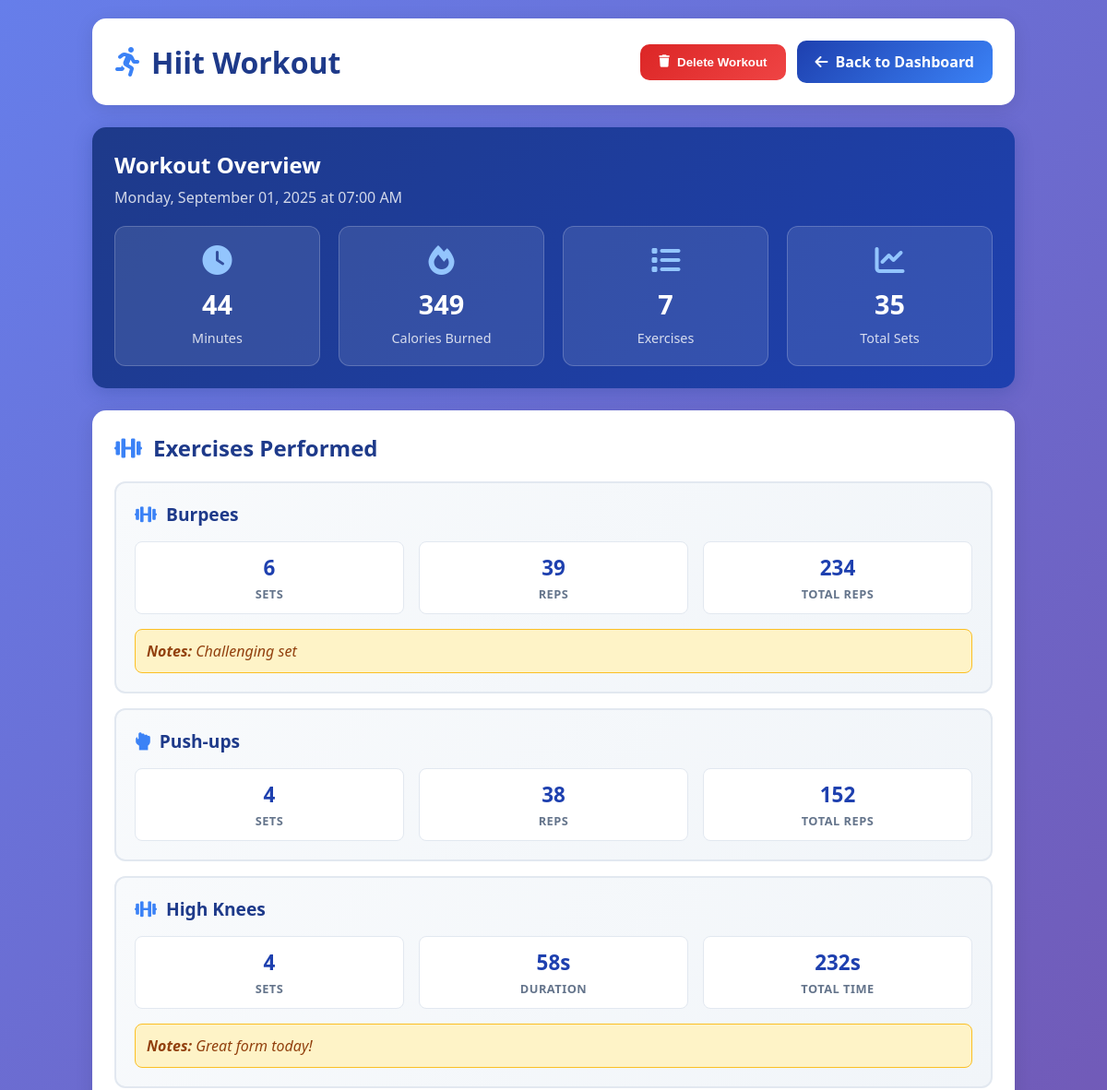
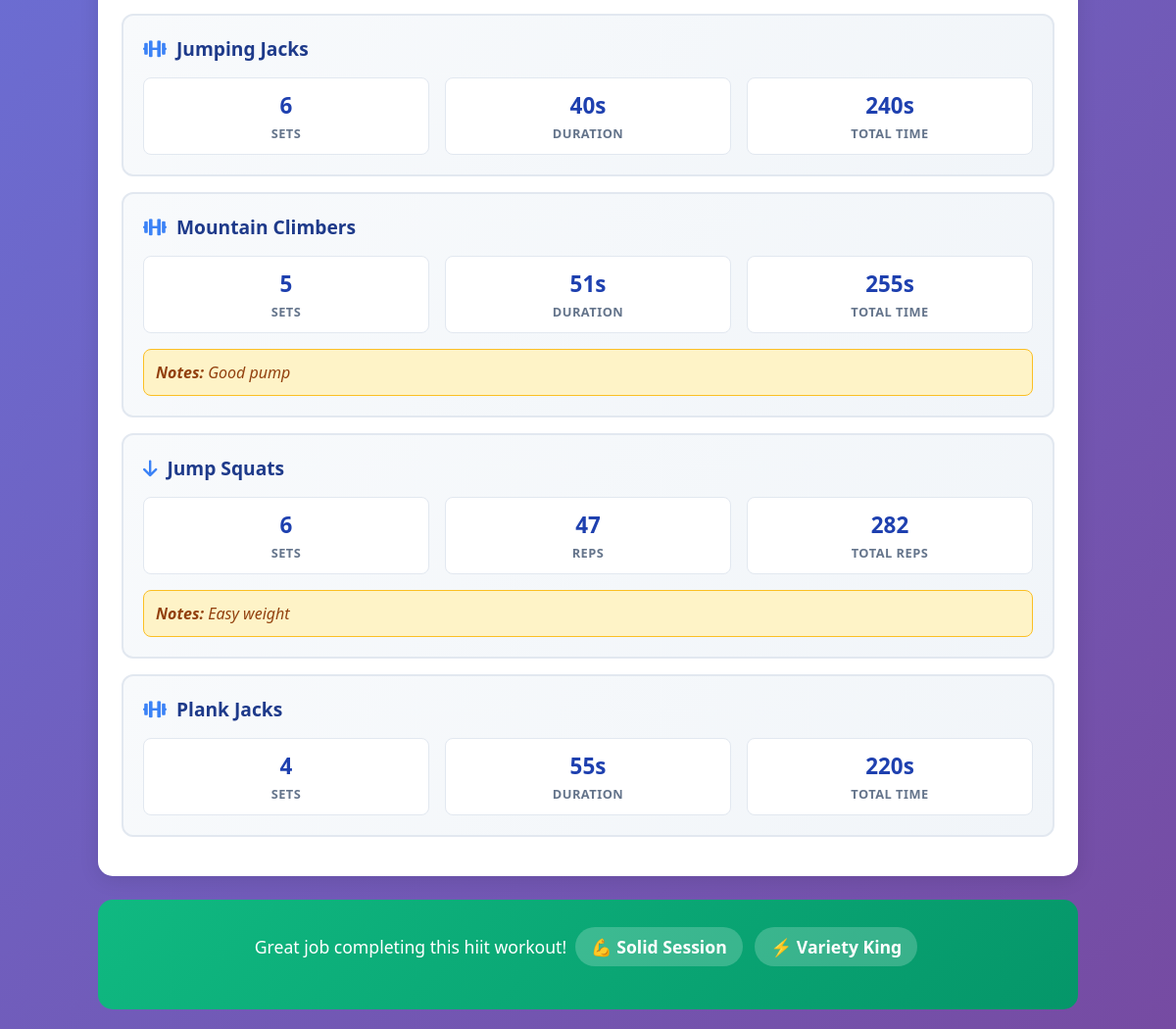
Screenshot of /workout-details/1 (signed in) with the database file from the repository (2 pictures, top to bottom).
### tables this page shows
CREATE TABLE "Workouts" (
                workout_id INTEGER PRIMARY KEY AUTOINCREMENT,
                user_id INTEGER NOT NULL,
                workout_type TEXT NOT NULL,
                start_time DATETIME,
                end_time DATETIME,
                duration_min INTEGER,
                calories_burned INTEGER,
                FOREIGN KEY (user_id) REFERENCES Users(user_id)
            );

CREATE TABLE `Exercises`(`exercise_id` TEXT, `workout_id` TEXT, `exercise_name` TEXT, `sets` TEXT, `reps` TEXT, `weight_kg` TEXT, `notes` TEXT);

### main.py (the view)
@app.route('/workout-details/<int:workout_id>')
def workout_details(workout_id):
    if 'user_id' not in session:
        return redirect(url_for('login'))
    conn = get_db_connection()
    user_id = session['user_id']
    workout = conn.execute(
        'SELECT * FROM Workouts WHERE workout_id = ? AND user_id = ?',
        (workout_id, user_id)
    ).fetchone()
    if not workout:
        conn.close()
        return redirect(url_for('dashboard'))
    workout_dict = dict(workout)
    if workout_dict['start_time']:
        try:
            from datetime import datetime
            workout_dict['start_time'] = datetime.strptime(workout_dict['start_time'], '%Y-%m-%d %H:%M:%S')
        except (ValueError, TypeError):
            workout_dict['start_time'] = None
    workout_dict['duration_min'] = int(workout_dict['duration_min']) if workout_dict['duration_min'] else 0
    workout_dict['calories_burned'] = int(workout_dict['calories_burned']) if workout_dict['calories_burned'] else 0
    exercises = []
    try:
        exercises_raw = conn.execute(
            'SELECT * FROM Exercises WHERE workout_id = ? ORDER BY exercise_id',
            (workout_id,)
        ).fetchall()
        exercises = [dict(exercise) for exercise in exercises_raw]
        for exercise in exercises:
            exercise['sets'] = int(exercise['sets']) if exercise['sets'] else 0
            exercise['reps'] = int(exercise['reps']) if exercise['reps'] else 0
            exercise['weight_kg'] = float(exercise['weight_kg']) if exercise['weight_kg'] else 0.0
    except sqlite3.OperationalError:
        exercises = []
    conn.close()
    return render_template('workout-details.html', workout=workout_dict, exercises=exercises)

### main.py (called while the page is built)
def get_db_connection():
    conn = sqlite3.connect('database/data_source.db')
    conn.row_factory = sqlite3.Row
    return conn

### templates/workout-details.html (shortened to what this page needs)
<!DOCTYPE html>
<html lang="en">
<head>
    <link rel="stylesheet" href="https://cdnjs.cloudflare.com/ajax/libs/font-awesome/6.0.0/css/all.min.css">
</head>
<body>
    <div class="container">
        <div class="header">
            <h1 class="workout-title">
                <i class="fas fa-{% if workout.workout_type == 'cardio' %}heartbeat{% elif workout.workout_type == 'strength' %}dumbbell{% elif workout.workout_type == 'flexibility' %}leaf{% else %}running{% endif %}"></i>
                {{ workout.workout_type|title }} Workout
            </h1>
            <div class="header-actions">
                <button id="deleteWorkout" class="delete-btn" onclick="confirmDelete({{ workout.workout_id }})">
                    <i class="fas fa-trash"></i>
                    Delete Workout
                </button>
                <a href="/dashboard" class="back-btn">
                    <i class="fas fa-arrow-left"></i>
                    Back to Dashboard
                </a>
            </div>
        </div>
        <div class="workout-overview">
            <h2 style="margin-bottom: 8px;">Workout Overview</h2>
            <p style="opacity: 0.8; margin-bottom: 0;">
                {{ workout.start_time.strftime('%A, %B %d, %Y at %I:%M %p') if workout.start_time else 'Date not available' }}
            </p>
            <div class="overview-grid">
                <div class="overview-card">
                    <i class="fas fa-clock"></i>
                    <div class="overview-value">{{ workout.duration_min }}</div>
                    <div class="overview-label">Minutes</div>
                </div>
                {% if workout.calories_burned and workout.calories_burned > 0 %}
                <div class="overview-card">
                    <i class="fas fa-fire"></i>
                    <div class="overview-value">{{ workout.calories_burned }}</div>
                    <div class="overview-label">Calories Burned</div>
                </div>
                {% endif %}
                <div class="overview-card">
                    <i class="fas fa-list"></i>
                    <div class="overview-value">{{ exercises|length }}</div>
                    <div class="overview-label">Exercises</div>
                </div>
                <div class="overview-card">
                    <i class="fas fa-chart-line"></i>
                    <div class="overview-value">
                        {% if exercises %}
                            {{ exercises|sum(attribute='sets')|int }}
                        {% else %}
                            0
                        {% endif %}
                    </div>
                    <div class="overview-label">Total Sets</div>
                </div>
            </div>
        </div>
        <div class="exercises-section">
            <h2 class="section-title">
                <i class="fas fa-dumbbell"></i>
                Exercises Performed
            </h2>
            {% if exercises %}
                {% for exercise in exercises %}
                <div class="exercise-card">
                    <div class="exercise-header">
                        <h3 class="exercise-name">
                            <i class="fas fa-{% if 'push' in exercise.exercise_name.lower() %}hand-rock{% elif 'squat' in exercise.exercise_name.lower() %}arrow-down{% elif 'bench' in exercise.exercise_name.lower() %}bed{% else %}dumbbell{% endif %}"></i>
                            {{ exercise.exercise_name }}
                        </h3>
                    </div>
                    <div class="exercise-stats">
                        <div class="stat-item">
                            <div class="stat-value">{{ exercise.sets }}</div>
                            <div class="stat-label">Sets</div>
                        </div>
                        {% if 'plank' in exercise.exercise_name.lower() or 'treadmill' in exercise.exercise_name.lower() or 'cycling' in exercise.exercise_name.lower() or 'elliptical' in exercise.exercise_name.lower() or 'rowing' in exercise.exercise_name.lower() or 'stair' in exercise.exercise_name.lower() or 'rope' in exercise.exercise_name.lower() or 'climber' in exercise.exercise_name.lower() or 'knees' in exercise.exercise_name.lower() or 'fold' in exercise.exercise_name.lower() or 'dog' in exercise.exercise_name.lower() or 'pose' in exercise.exercise_name.lower() or 'twist' in exercise.exercise_name.lower() or 'stretch' in exercise.exercise_name.lower() or 'walk' in exercise.exercise_name.lower() or 'crawl' in exercise.exercise_name.lower() or 'ropes' in exercise.exercise_name.lower() or 'jacks' in exercise.exercise_name.lower() %}
                        <div class="stat-item">
                            <div class="stat-value">
                                {% if exercise.reps >= 60 %}
                                    {{ (exercise.reps // 60) }}:{{ '%02d'|format(exercise.reps % 60) }}
                                {% else %}
                                    {{ exercise.reps }}s
                                {% endif %}
                            </div>
                            <div class="stat-label">Duration</div>
                        </div>
                        <div class="stat-item">
                            <div class="stat-value">{{ exercise.reps }}</div>
                            <div class="stat-label">Reps</div>
                        </div>
                        {% endif %}
                        <div class="stat-item">
                            {% if 'plank' in exercise.exercise_name.lower() or 'treadmill' in exercise.exercise_name.lower() or 'cycling' in exercise.exercise_name.lower() or 'elliptical' in exercise.exercise_name.lower() or 'rowing' in exercise.exercise_name.lower() or 'stair' in exercise.exercise_name.lower() or 'rope' in exercise.exercise_name.lower() or 'climber' in exercise.exercise_name.lower() or 'knees' in exercise.exercise_name.lower() or 'fold' in exercise.exercise_name.lower() or 'dog' in exercise.exercise_name.lower() or 'pose' in exercise.exercise_name.lower() or 'twist' in exercise.exercise_name.lower() or 'stretch' in exercise.exercise_name.lower() or 'walk' in exercise.exercise_name.lower() or 'crawl' in exercise.exercise_name.lower() or 'ropes' in exercise.exercise_name.lower() or 'jacks' in exercise.exercise_name.lower() %}
                                <div class="stat-value">
                                    {% if exercise.reps >= 60 %}
                                        {{ ((exercise.reps * exercise.sets) // 60) }}:{{ '%02d'|format((exercise.reps * exercise.sets) % 60) }}
                                    {% else %}
                                        {{ (exercise.reps * exercise.sets) }}s
                                    {% endif %}
                                </div>
                                <div class="stat-label">Total Time</div>
                                <div class="stat-value">{{ (exercise.sets * exercise.reps)|int }}</div>
                                <div class="stat-label">Total Reps</div>
                        </div>
                    </div>
                    {% if exercise.notes and exercise.notes.strip() %}
                    <div class="exercise-notes">
                        <strong>Notes:</strong> {{ exercise.notes }}
                    </div>
                    {% endif %}
                </div>
        </div>
        {% if exercises %}
        <div class="workout-summary">
            <div class="summary-text">
                Great job completing this {{ workout.workout_type }} workout!
                {% if workout.duration_min >= 60 %}
                <span class="achievement-badge">🏆 Hour+ Warrior</span>
                {% elif workout.duration_min >= 30 %}
                <span class="achievement-badge">💪 Solid Session</span>
                {% endif %}
                {% if exercises|length >= 10 %}
                <span class="achievement-badge">🎯 Exercise Master</span>
                {% elif exercises|length >= 5 %}
                <span class="achievement-badge">⚡ Variety King</span>
                {% endif %}
            </div>
        </div>
        {% endif %}
    </div>
</body>
</html>

### templates/workout-details.html (style rules this page uses)
* { margin: 0; padding: 0; box-sizing: border-box; }
body { font-family: 'Segoe UI', Tahoma, Geneva, Verdana, sans-serif; background: linear-gradient(135deg, #667eea 0%, #764ba2 100%); min-height: 100vh; padding: 20px; }
.container { max-width: 1000px; margin: 0 auto; }
.header { background: white; border-radius: 15px; padding: 24px; margin-bottom: 24px; box-shadow: 0 4px 20px rgba(0,0,0,0.1); display: flex; justify-content: space-between; align-items: center; }
.header-actions { display: flex; gap: 12px; align-items: center; }
.workout-title { color: #1e3a8a; font-size: 2rem; font-weight: 700; display: flex; align-items: center; gap: 12px; }
.workout-title i { color: #3b82f6; }
.back-btn { background: linear-gradient(135deg, #1e40af 0%, #3b82f6 100%); color: white; padding: 12px 20px; border: none; border-radius: 10px; text-decoration: none; font-weight: 600; transition: all 0.3s ease; display: flex; align-items: center; gap: 8px; }
.delete-btn { background: linear-gradient(135deg, #dc2626 0%, #ef4444 100%); color: white; padding: 12px 20px; border: none; border-radius: 10px; font-weight: 600; transition: all 0.3s ease; display: flex; align-items: center; gap: 8px; cursor: pointer; }
.workout-overview { background: linear-gradient(135deg, #1e3a8a 0%, #1e40af 100%); border-radius: 15px; padding: 24px; margin-bottom: 24px; color: white; box-shadow: 0 4px 20px rgba(30, 58, 138, 0.3); }
.overview-grid { display: grid; grid-template-columns: repeat(auto-fit, minmax(200px, 1fr)); gap: 20px; margin-top: 20px; }
.overview-card { background: rgba(255, 255, 255, 0.1); border: 1px solid rgba(255, 255, 255, 0.2); border-radius: 12px; padding: 20px; text-align: center; transition: all 0.3s ease; }
.overview-card i { font-size: 2rem; color: #93c5fd; margin-bottom: 12px; }
.overview-value { font-size: 1.8rem; font-weight: 700; margin-bottom: 8px; }
.overview-label { font-size: 0.9rem; opacity: 0.8; }
.exercises-section { background: white; border-radius: 15px; padding: 24px; box-shadow: 0 4px 20px rgba(0,0,0,0.1); }
.section-title { color: #1e3a8a; font-size: 1.5rem; font-weight: 700; margin-bottom: 20px; display: flex; align-items: center; gap: 12px; }
.section-title i { color: #3b82f6; }
.exercise-card { background: linear-gradient(135deg, #f8fafc 0%, #f1f5f9 100%); border: 2px solid #e2e8f0; border-radius: 12px; padding: 20px; margin-bottom: 16px; transition: all 0.3s ease; }
.exercise-header { display: flex; justify-content: space-between; align-items: center; margin-bottom: 16px; }
.exercise-name { font-size: 1.2rem; font-weight: 700; color: #1e3a8a; display: flex; align-items: center; gap: 10px; }
.exercise-name i { color: #3b82f6; }
.exercise-stats { display: grid; grid-template-columns: repeat(auto-fit, minmax(120px, 1fr)); gap: 16px; }
.stat-item { text-align: center; background: white; padding: 12px; border-radius: 8px; border: 1px solid #e2e8f0; }
.stat-value { font-size: 1.4rem; font-weight: 700; color: #1e40af; margin-bottom: 4px; }
.stat-label { font-size: 0.8rem; color: #64748b; text-transform: uppercase; font-weight: 600; letter-spacing: 0.5px; }
.exercise-notes { margin-top: 16px; padding: 12px; background: #fef3c7; border: 1px solid #fbbf24; border-radius: 8px; color: #92400e; font-style: italic; }
.workout-summary { background: linear-gradient(135deg, #10b981 0%, #059669 100%); color: white; border-radius: 15px; padding: 24px; margin-top: 24px; text-align: center; }
.summary-text { font-size: 1.1rem; margin-bottom: 16px; }
.achievement-badge { display: inline-block; background: rgba(255, 255, 255, 0.2); padding: 8px 16px; border-radius: 20px; font-weight: 600; margin: 4px; }

### rows the page displays
Workouts: workout_type "Hiit", duration_min "44", calories_burned "349", workout_type "hiit"
Exercises: exercise_name "Burpees", sets "6", reps "39", (exercise.sets*exercise.reps)|int "234", notes "Challenging set"
Exercises: exercise_name "Push-ups", sets "4", reps "38", (exercise.sets*exercise.reps)|int "152"
Exercises: exercise_name "High Knees", sets "4", reps "58", (exercise.reps*exercise.sets) "232", notes "Great form today!"
Exercises: exercise_name "Jumping Jacks", sets "6", reps "40", (exercise.reps*exercise.sets) "240"
Exercises: exercise_name "Mountain Climbers", sets "5", reps "51", (exercise.reps*exercise.sets) "255", notes "Good pump"
Exercises: exercise_name "Jump Squats", sets "6", reps "47", (exercise.sets*exercise.reps)|int "282", notes "Easy weight"
Exercises: exercise_name "Plank Jacks", sets "4", reps "55", (exercise.reps*exercise.sets) "220"

### other values shown
{{ exercises|length }} "7"
{{ exercises|sum(attribute='sets')|int }} "35"
